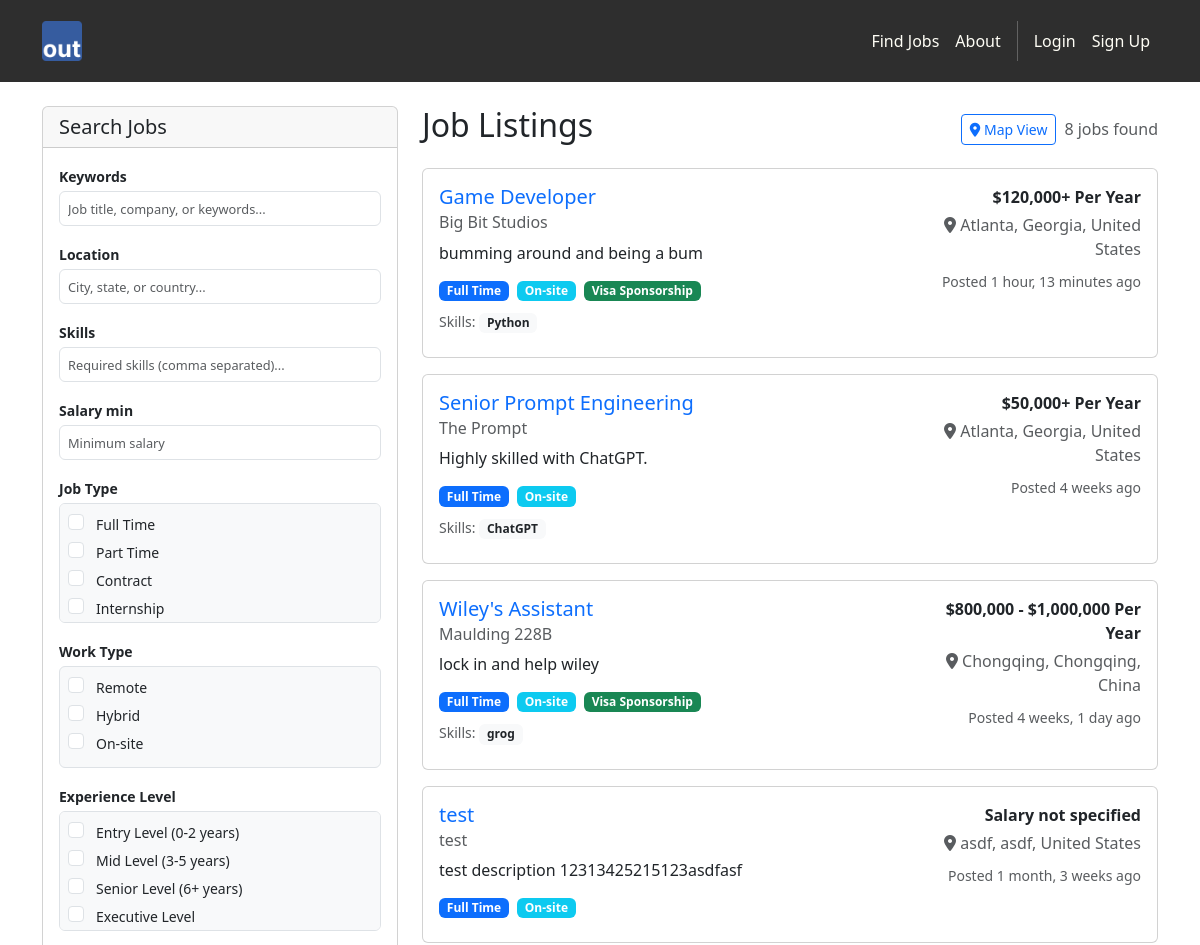
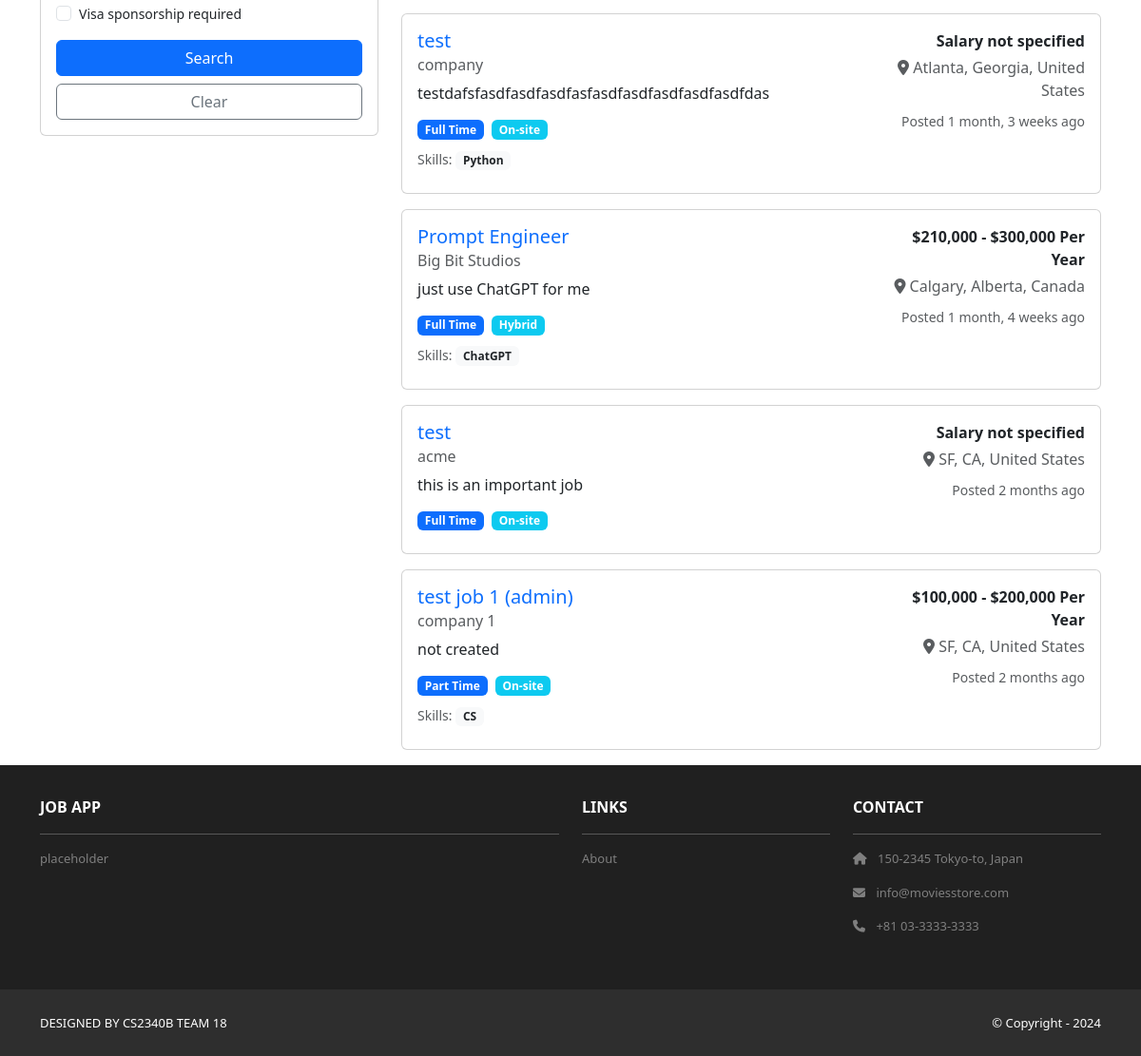
Screenshot of /jobs/ with the database file from the repository (2 pictures, top to bottom).
### jobs/models.py (models this page shows, shortened)
class Job(models.Model):
    JOB_TYPE_CHOICES = [
        ('full_time', 'Full Time'),
        ('part_time', 'Part Time'),
        ('contract', 'Contract'),
        ('internship', 'Internship'),
        ('temporary', 'Temporary'),
    ]
    REMOTE_CHOICES = [
        ('remote', 'Remote'),
        ('hybrid', 'Hybrid'),
        ('onsite', 'On-site'),
    ]
    EXPERIENCE_CHOICES = [
        ('entry', 'Entry Level (0-2 years)'),
        ('mid', 'Mid Level (3-5 years)'),
        ('senior', 'Senior Level (6+ years)'),
        ('executive', 'Executive Level'),
    ]
    title = models.CharField(max_length=200)
    company = models.CharField(max_length=200)
    description = models.TextField()
    requirements = models.TextField(help_text="Job requirements and qualifications")
    posted_by = models.ForeignKey(User, on_delete=models.CASCADE, related_name='posted_jobs')
    job_type = models.CharField(max_length=20, choices=JOB_TYPE_CHOICES, default='full_time')
    remote_type = models.CharField(max_length=20, choices=REMOTE_CHOICES, default='onsite')
    experience_level = models.CharField(max_length=20, choices=EXPERIENCE_CHOICES, default='mid')
    salary_min = models.DecimalField(max_digits=10, decimal_places=2, null=True, blank=True)
    salary_max = models.DecimalField(max_digits=10, decimal_places=2, null=True, blank=True)
    salary_currency = models.CharField(max_length=3, default='USD')
    salary_period = models.CharField(max_length=20, choices=[
        ('hourly', 'Per Hour'),
        ('monthly', 'Per Month'),
        ('yearly', 'Per Year'),
    ], default='yearly')
    city = models.CharField(max_length=100)
    state = models.CharField(max_length=100)
    country = models.CharField(max_length=100, default='United States')
    postal_code = models.CharField(max_length=20, blank=True)
    latitude = models.DecimalField(max_digits=9, decimal_places=6, null=True, blank=True, help_text="Latitude for map display")
    longitude = models.DecimalField(max_digits=9, decimal_places=6, null=True, blank=True, help_text="Longitude for map display")
    full_address = models.TextField(blank=True, help_text="Full address for geocoding and display")
    required_skills = models.TextField(blank=True, help_text="Required skills, separated by commas")
    preferred_skills = models.TextField(blank=True, help_text="Preferred skills, separated by commas")
    visa_sponsorship = models.BooleanField(default=False, help_text="Visa sponsorship available")
    benefits = models.TextField(blank=True, help_text="Benefits and perks")
    is_active = models.BooleanField(default=True)
    application_deadline = models.DateField(null=True, blank=True)
    created_at = models.DateTimeField(auto_now_add=True)
    updated_at = models.DateTimeField(auto_now=True)
    class Meta:
        ordering = ['-created_at']
        verbose_name = 'Job Posting'
        verbose_name_plural = 'Job Postings'
    def get_location_display(self):
        return f"{self.city}, {self.state}, {self.country}"
    def get_salary_display(self):
        if self.salary_min and self.salary_max:
            return f"${self.salary_min:,.0f} - ${self.salary_max:,.0f} {self.get_salary_period_display()}"
        elif self.salary_min:
            return f"${self.salary_min:,.0f}+ {self.get_salary_period_display()}"
        return "Salary not specified"
    def get_required_skills_list(self):
        if self.required_skills:
            return [skill.strip() for skill in self.required_skills.split(',') if skill.strip()]
        return []

### jobs/views.py (the view, shortened to what this page needs)
# urls.py: path('', views.job_list, name='list'),
def job_list(request):
    form = JobSearchForm(request.GET or None)
    jobs = Job.objects.filter(is_active=True)
    paginator = Paginator(jobs, 10)  # Show 10 jobs per page
    page_number = request.GET.get('page')
    page_obj = paginator.get_page(page_number)
    context = {
        'template_data': {
            'title': 'Find Jobs',
            'user_type': getattr(request.user.userprofile, 'user_type', None) if request.user.is_authenticated else None
        },
        'form': form,
        'page_obj': page_obj,
        'jobs_count': jobs.count()
    }
    return render(request, 'jobs/job_list.html', context)

### jobs/templates/jobs/job_list.html (shortened to what this page needs)
{% extends 'base.html' %}
{% block content %}
<div class="container mt-4">
    <div class="row">
        <div class="col-lg-4 col-md-5">
            <div class="card">
                <div class="card-header">
                    <h5 class="mb-0">Search Jobs</h5>
                </div>
                <div class="card-body">
                    <form method="GET">
                        <div class="mb-3">
                            <label class="form-label small">{{ form.keywords.label }}</label>
                            {{ form.keywords }}
                        </div>
                        <div class="mb-3">
                            <label class="form-label small">{{ form.location.label }}</label>
                            {{ form.location }}
                        </div>
                        <div class="mb-3">
                            <label class="form-label small">{{ form.skills.label }}</label>
                            {{ form.skills }}
                        </div>
                        <div class="mb-3">
                            <label class="form-label small">{{ form.salary_min.label }}</label>
                            {{ form.salary_min }}
                        </div>
                        <div class="mb-3">
                            <label class="form-label small">Job Type</label>
                            <div class="form-check-container">
                                {% for value, label in form.job_type.field.choices %}
                                    <div class="form-check form-check-sm">
                                        <input type="checkbox" class="form-check-input"
                                               name="job_type" value="{{ value }}" id="id_job_type_{{ forloop.counter0 }}"
                                               {% if value in request.GET.job_type %}checked{% endif %}>
                                        <label class="form-check-label small" for="id_job_type_{{ forloop.counter0 }}">
                                            {{ label }}
                                        </label>
                                    </div>
                                {% endfor %}
                            </div>
                        </div>
                        <div class="mb-3">
                            <label class="form-label small">Work Type</label>
                            <div class="form-check-container">
                                {% for value, label in form.remote_type.field.choices %}
                                    <div class="form-check form-check-sm">
                                        <input type="checkbox" class="form-check-input"
                                               name="remote_type" value="{{ value }}" id="id_remote_type_{{ forloop.counter0 }}"
                                               {% if value in request.GET.remote_type %}checked{% endif %}>
                                        <label class="form-check-label small" for="id_remote_type_{{ forloop.counter0 }}">
                                            {{ label }}
                                        </label>
                                    </div>
                                {% endfor %}
                            </div>
                        </div>
                        <div class="mb-3">
                            <label class="form-label small">Experience Level</label>
                            <div class="form-check-container">
                                {% for choice in form.experience_level %}
                                    <div class="form-check form-check-sm">
                                        {{ choice.tag }}
                                        <label class="form-check-label small" for="{{ choice.id_for_label }}">
                                            {{ choice.choice_label }}
                                        </label>
                                    </div>
                                {% endfor %}
                            </div>
                        </div>
                        <div class="mb-3">
                            <div class="form-check">
                                <input type="checkbox" class="form-check-input" name="visa_sponsorship"
                                       id="id_visa_sponsorship" value="on"
                                       {% if request.GET.visa_sponsorship %}checked{% endif %}>
                                <label class="form-check-label small" for="id_visa_sponsorship">
                                    Visa sponsorship required
                                </label>
                            </div>
                        </div>
                        <div class="d-grid gap-2">
                            <button type="submit" class="btn btn-primary">Search</button>
                            <a href="{% url 'jobs:list' %}" class="btn btn-outline-secondary">Clear</a>
                        </div>
                    </form>
                </div>
            </div>
        </div>
        <div class="col-lg-8 col-md-7">
            <div class="d-flex justify-content-between align-items-center mb-3">
                <h2>Job Listings</h2>
                <div class="d-flex align-items-center gap-2">
                    <a href="{% url 'jobs:map' %}" class="btn btn-outline-primary btn-sm">
                        <i class="fas fa-map-marker-alt"></i> Map View
                    </a>
                    <span class="text-muted">{{ jobs_count }} jobs found</span>
                </div>
            </div>
            {% if page_obj %}
                {% for job in page_obj %}
                <div class="card mb-3">
                    <div class="card-body">
                        <div class="row">
                            <div class="col-md-8">
                                <h5 class="card-title">
                                    <a href="{% url 'jobs:detail' job.pk %}" class="text-decoration-none">
                                        {{ job.title }}
                                    </a>
                                </h5>
                                <h6 class="card-subtitle mb-2 text-muted">{{ job.company }}</h6>
                                <p class="card-text">{{ job.description|truncatewords:30 }}</p>
                                <div class="d-flex flex-wrap gap-2 mb-2">
                                    <span class="badge bg-primary">{{ job.get_job_type_display }}</span>
                                    <span class="badge bg-info">{{ job.get_remote_type_display }}</span>
                                    {% if job.visa_sponsorship %}
                                        <span class="badge bg-success">Visa Sponsorship</span>
                                    {% endif %}
                                </div>
                                {% if job.get_required_skills_list %}
                                    <div class="mb-2">
                                        <small class="text-muted">Skills: </small>
                                        {% for skill in job.get_required_skills_list|slice:":5" %}
                                            <span class="badge bg-light text-dark">{{ skill }}</span>
                                        {% endfor %}
                                    </div>
                                {% endif %}
                            </div>
                            <div class="col-md-4 text-end">
                                <p class="mb-1"><strong>{{ job.get_salary_display }}</strong></p>
                                <p class="text-muted mb-2">
                                    <i class="fas fa-map-marker-alt"></i> {{ job.get_location_display }}
                                </p>
                                <small class="text-muted">Posted {{ job.created_at|timesince }} ago</small>
                            </div>
                        </div>
                    </div>
                </div>
                {% empty %}
                <div class="text-center py-5">
                    <h4>No jobs found</h4>
                    <p class="text-muted">Try adjusting your search criteria</p>
                </div>
                {% endfor %}
            {% else %}
                <div class="text-center py-5">
                    <h4>No jobs available</h4>
                    <p class="text-muted">Check back later for new opportunities</p>
                </div>
            {% endif %}
        </div>
    </div>
</div>
{% endblock %}

### jobapp/static/css/style.css (style rules this page uses)
.form-check-container { max-height: 120px; overflow-y: auto; border: 1px solid #dee2e6; border-radius: 0.375rem; padding: 0.5rem; background-color: #f8f9fa; }
.form-check-sm { margin-bottom: 0.25rem; }
.form-check-sm .form-check-input { margin-top: 0.1rem; }
.form-check-sm .form-check-label { font-size: 0.875rem; margin-left: 0.25rem; }
.form-label.small { font-size: 0.875rem; font-weight: 600; margin-bottom: 0.25rem; }
.card-body .form-control { font-size: 0.875rem; padding: 0.375rem 0.5rem; }
.card-body .form-control::placeholder { font-size: 0.8rem; }

### rows the page displays
Job: title "Game Developer", company "Big Bit Studios", description "bumming around and being a bum", job_type "Full Time", remote_type "On-site", visa_sponsorship "Visa Sponsorship", get_required_skills_list "Python", salary "$120,000+ Per Year", location "Atlanta, Georgia, United States", created_at "1 hour, 13 minutes"
Job: title "Senior Prompt Engineering", company "The Prompt", description "Highly skilled with ChatGPT.", job_type "Full Time", remote_type "On-site", get_required_skills_list "ChatGPT", salary "$50,000+ Per Year", location "Atlanta, Georgia, United States", created_at "4 weeks"
Job: title "Wiley's Assistant", company "Maulding 228B", description "lock in and help wiley", job_type "Full Time", remote_type "On-site", visa_sponsorship "Visa Sponsorship", get_required_skills_list "grog", salary "$800,000 - $1,000,000 Per Year", location "Chongqing, Chongqing, China", created_at "4 weeks, 1 day"
Job: title "test", company "test", description "test description 12313425215123asdfasf", job_type "Full Time", remote_type "On-site", salary "Salary not specified", location "asdf, asdf, United States", created_at "1 month, 3 weeks"
Job: title "test", company "company", description "testdafsfasdfasdfasdfasfasdfasdfasdfasdfasdfdas", job_type "Full Time", remote_type "On-site", get_required_skills_list "Python", salary "Salary not specified", location "Atlanta, Georgia, United States", created_at "1 month, 3 weeks"
Job: title "Prompt Engineer", company "Big Bit Studios", description "just use ChatGPT for me", job_type "Full Time", remote_type "Hybrid", get_required_skills_list "ChatGPT", salary "$210,000 - $300,000 Per Year", location "Calgary, Alberta, Canada", created_at "1 month, 4 weeks"
Job: title "test", company "acme", description "this is an important job", job_type "Full Time", remote_type "On-site", salary "Salary not specified", location "SF, CA, United States", created_at "2 months"
Job: title "test job 1 (admin)", company "company 1", description "not created", job_type "Part Time", remote_type "On-site", get_required_skills_list "CS", salary "$100,000 - $200,000 Per Year", location "SF, CA, United States", created_at "2 months"

### other values shown
{{ label }} "Full Time" "Part Time" "Contract" "Internship"
{{ label }} "Remote" "Hybrid" "On-site"
{{ choice.choice_label }} "Entry Level (0-2 years)" "Mid Level (3-5 years)" "Senior Level (6+ years)" "Executive Level"
{{ jobs_count }} "8"
